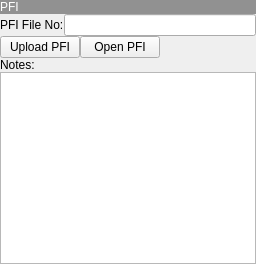
        <widget class="QWidget" name="page_3">
         <layout class="QVBoxLayout" name="verticalLayout_7">
          <property name="spacing">
           <number>0</number>
          </property>
          <property name="leftMargin">
           <number>0</number>
          </property>
          <property name="topMargin">
           <number>0</number>
          </property>
          <property name="rightMargin">
           <number>0</number>
          </property>
          <property name="bottomMargin">
           <number>0</number>
          </property>
          <item>
           <widget class="QLabel" name="lblMainStatus_4">
            <property name="styleSheet">
             <string notr="true">background-color: rgb(145, 145, 145);
color: rgb(255, 255, 255);
font: 12pt &quot;MS Shell Dlg 2&quot;;</string>
            </property>
            <property name="text">
             <string>PFI</string>
            </property>
           </widget>
          </item>
          <item>
           <layout class="QHBoxLayout" name="horizontalLayout_6">
            <item>
             <widget class="QLabel" name="label_12">
              <property name="text">
               <string>PFI File No:</string>
              </property>
             </widget>
            </item>
            <item>
             <widget class="QLineEdit" name="txtPFI_FileNo"/>
            </item>
           </layout>
          </item>
          <item>
           <layout class="QHBoxLayout" name="horizontalLayout_5">
            <item>
             <widget class="QPushButton" name="cmdPFI_UploadFile">
              <property name="text">
               <string>Upload PFI</string>
              </property>
              <property name="icon">
               <iconset resource="../../universal/smartpay/src/rc.qrc">
                <normaloff>:/images/FloppyDisk.png</normaloff>:/images/FloppyDisk.png</iconset>
              </property>
             </widget>
            </item>
            <item>
             <widget class="QPushButton" name="cmdPFI_DownloadFile">
              <property name="text">
               <string>Open PFI</string>
              </property>
              <property name="icon">
               <iconset resource="../../home/src/res.qrc">
                <normaloff>:/images/Stuffed_Folder.png</normaloff>:/images/Stuffed_Folder.png</iconset>
              </property>
             </widget>
            </item>
            <item>
             <widget class="QLabel" name="lblPFiFileName">
              <property name="text">
               <string/>
              </property>
             </widget>
            </item>
            <item>
             <spacer name="horizontalSpacer_3">
              <property name="orientation">
               <enum>Qt::Horizontal</enum>
              </property>
              <property name="sizeHint" stdset="0">
               <size>
                <width>40</width>
                <height>20</height>
               </size>
              </property>
             </spacer>
            </item>
           </layout>
          </item>
          <item>
           <widget class="QLabel" name="label_13">
            <property name="text">
             <string>Notes:</string>
            </property>
           </widget>
          </item>
          <item>
           <widget class="QPlainTextEdit" name="txtPFI_Notes"/>
          </item>
         </layout>
        </widget>
